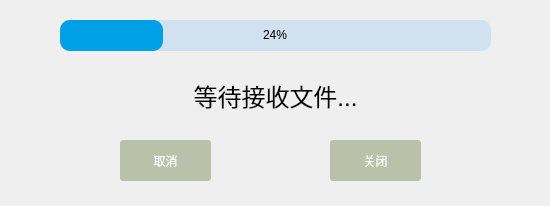
<?xml version="1.0" encoding="UTF-8"?>
<ui version="4.0">
 <class>TcpClient</class>
 <widget class="QWidget" name="TcpClient">
  <property name="geometry">
   <rect>
    <x>0</x>
    <y>0</y>
    <width>550</width>
    <height>206</height>
   </rect>
  </property>
  <property name="windowTitle">
   <string>接收文件</string>
  </property>
  <widget class="QLabel" name="clientStatusLabel">
   <property name="geometry">
    <rect>
     <x>150</x>
     <y>60</y>
     <width>251</width>
     <height>71</height>
    </rect>
   </property>
   <property name="text">
    <string>&lt;html&gt;&lt;head/&gt;&lt;body&gt;&lt;p align=&quot;center&quot;&gt;&lt;span style=&quot; font-size:18pt;&quot;&gt;等待接收文件...&lt;/span&gt;&lt;/p&gt;&lt;/body&gt;&lt;/html&gt;</string>
   </property>
  </widget>
  <widget class="QProgressBar" name="progressBar">
   <property name="geometry">
    <rect>
     <x>60</x>
     <y>20</y>
     <width>431</width>
     <height>31</height>
    </rect>
   </property>
   <property name="styleSheet">
    <string notr="true">QProgressBar{
        border: none;
        text-align: center;
        background: rgb(210, 225, 240);
border-radius:10px;


}
QProgressBar::chunk {
        background: rgb(0, 160, 230);
border-radius:10px;

}</string>
   </property>
   <property name="value">
    <number>24</number>
   </property>
  </widget>
  <widget class="QPushButton" name="tcpClientCancleBtn">
   <property name="geometry">
    <rect>
     <x>120</x>
     <y>140</y>
     <width>91</width>
     <height>41</height>
    </rect>
   </property>
   <property name="styleSheet">
    <string notr="true">QPushButton { background-color: rgb(172, 178, 148,200); border-radius: 3px; color: rgb(255, 255, 255); }
 QPushButton:hover { background-color: rgb(172, 178, 148,255);}</string>
   </property>
   <property name="text">
    <string>取消</string>
   </property>
  </widget>
  <widget class="QPushButton" name="tcpClientCloseBtn">
   <property name="geometry">
    <rect>
     <x>330</x>
     <y>140</y>
     <width>91</width>
     <height>41</height>
    </rect>
   </property>
   <property name="styleSheet">
    <string notr="true">QPushButton { background-color: rgb(172, 178, 148,200); border-radius: 3px; color: rgb(255, 255, 255); }
 QPushButton:hover { background-color: rgb(172, 178, 148,255);}</string>
   </property>
   <property name="text">
    <string>关闭</string>
   </property>
  </widget>
 </widget>
 <resources/>
 <connections/>
</ui>
